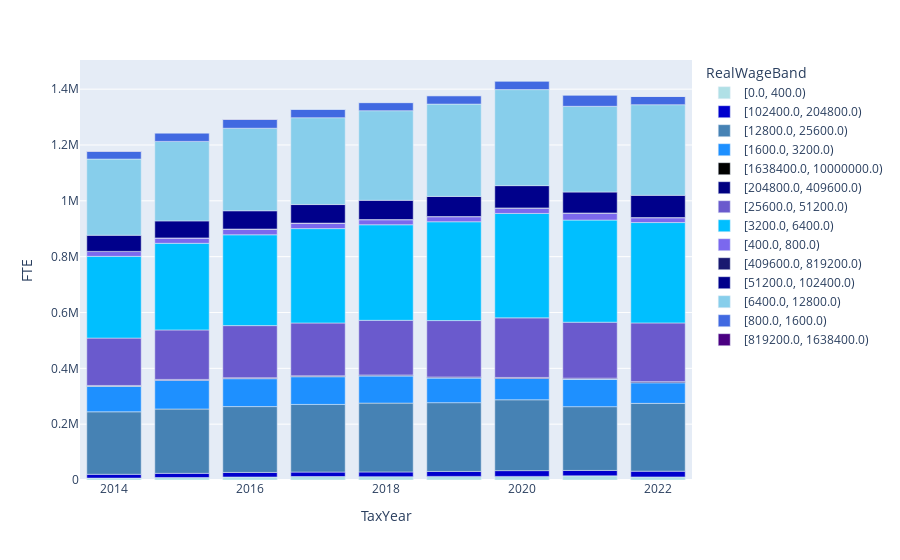

The cell this chart's notebook holds for it:
### Code cell
from collections import OrderedDict
blue_shades = OrderedDict({
    '[0.0, 400.0)': "#B0E0E6",        # Powder Blue
    '[400.0, 800.0)': "#7B68EE",      # Medium Slate Blue
    '[800.0, 1600.0)': "#4169E1",     # Royal Blue
    '[1600.0, 3200.0)': "#1E90FF",    # Dodger Blue
    '[3200.0, 6400.0)': "#00BFFF",    # Deep Sky Blue
    '[6400.0, 12800.0)': "#87CEEB",   # Sky Blue
    '[12800.0, 25600.0)': "#4682B4",  # Steel Blue
    '[25600.0, 51200.0)': "#6A5ACD",  # Slate Blue
    '[51200.0, 102400.0)': "#00008B", # Dark Blue
    '[102400.0, 204800.0)': "#0000CD",# Medium Blue
    '[204800.0, 409600.0)': "#000080",# Navy Blue
    '[409600.0, 819200.0)': "#191970",# Midnight Blue
    '[819200.0, 1638400.0)': "#4B0082",# Indigo
    '[1638400.0, 10000000.0)': "#000000" # Black
})
df.FTE = df.FTE.replace('<10','0').astype('float')
df = df[df.CAT_B == 'CPT']



px.bar(df, x="TaxYear", y="FTE", color="RealWageBand", color_discrete_map=blue_shades)

### Figure 1 — Plotly figure (JSON) as saved in the notebook; plotly's stock layout.template omitted (floating-point values rounded to 4 significant figures)
{"data": [{"alignmentgroup": "True", "hovertemplate": "RealWageBand=[0.0, 400.0)<br>TaxYear=%{x}<br>FTE=%{y}<extra></extra>", "legendgroup": "[0.0, 400.0)", "marker": {"color": "#B0E0E6", "pattern": {"shape": ""}}, "name": "[0.0, 400.0)", "offsetgroup": "[0.0, 400.0)", "orientation": "v", "showlegend": true, "textposition": "auto", "type": "bar", "x": [2014, 2015, 2016, 2017, 2018, 2019, 2020, 2021, 2022], "xaxis": "x", "y": [6795.0, 8980.0, 10730.0, 12520.0, 12050.0, 12900.0, 12820.0, 14870.0, 10990.0], "yaxis": "y"}, {"alignmentgroup": "True", "hovertemplate": "RealWageBand=[102400.0, 204800.0)<br>TaxYear=%{x}<br>FTE=%{y}<extra></extra>", "legendgroup": "[102400.0, 204800.0)", "marker": {"color": "#0000CD", "pattern": {"shape": ""}}, "name": "[102400.0, 204800.0)", "offsetgroup": "[102400.0, 204800.0)", "orientation": "v", "showlegend": true, "textposition": "auto", "type": "bar", "x": [2014, 2015, 2016, 2017, 2018, 2019, 2020, 2021, 2022], "xaxis": "x", "y": [13570.0, 14840.0, 16390.0, 15870.0, 16750.0, 17880.0, 20720.0, 19380.0, 20520.0], "yaxis": "y"}, {"alignmentgroup": "True", "hovertemplate": "RealWageBand=[12800.0, 25600.0)<br>TaxYear=%{x}<br>FTE=%{y}<extra></extra>", "legendgroup": "[12800.0, 25600.0)", "marker": {"color": "#4682B4", "pattern": {"shape": ""}}, "name": "[12800.0, 25600.0)", "offsetgroup": "[12800.0, 25600.0)", "orientation": "v", "showlegend": true, "textposition": "auto", "type": "bar", "x": [2014, 2015, 2016, 2017, 2018, 2019, 2020, 2021, 2022], "xaxis": "x", "y": [224000.0, 230400.0, 235900.0, 242300.0, 246600.0, 246200.0, 253800.0, 228400.0, 243000.0], "yaxis": "y"}, {"alignmentgroup": "True", "hovertemplate": "RealWageBand=[1600.0, 3200.0)<br>TaxYear=%{x}<br>FTE=%{y}<extra></extra>", "legendgroup": "[1600.0, 3200.0)", "marker": {"color": "#1E90FF", "pattern": {"shape": ""}}, "name": "[1600.0, 3200.0)", "offsetgroup": "[1600.0, 3200.0)", "orientation": "v", "showlegend": true, "textposition": "auto", "type": "bar", "x": [2014, 2015, 2016, 2017, 2018, 2019, 2020, 2021, 2022], "xaxis": "x", "y": [91920.0, 103300.0, 100200.0, 99570.0, 97810.0, 88850.0, 76280.0, 98790.0, 74160.0], "yaxis": "y"}, {"alignmentgroup": "True", "hovertemplate": "RealWageBand=[1638400.0, 10000000.0)<br>TaxYear=%{x}<br>FTE=%{y}<extra></extra>", "legendgroup": "[1638400.0, 10000000.0)", "marker": {"color": "#000000", "pattern": {"shape": ""}}, "name": "[1638400.0, 10000000.0)", "offsetgroup": "[1638400.0, 10000000.0)", "orientation": "v", "showlegend": true, "textposition": "auto", "type": "bar", "x": [2014, 2015, 2016, 2017, 2018, 2019, 2020, 2021, 2022], "xaxis": "x", "y": [73.21, 64.87, 70.9, 51.55, 36.51, 30.46, 27.77, 26.19, 38.97], "yaxis": "y"}, {"alignmentgroup": "True", "hovertemplate": "RealWageBand=[204800.0, 409600.0)<br>TaxYear=%{x}<br>FTE=%{y}<extra></extra>", "legendgroup": "[204800.0, 409600.0)", "marker": {"color": "#000080", "pattern": {"shape": ""}}, "name": "[204800.0, 409600.0)", "offsetgroup": "[204800.0, 409600.0)", "orientation": "v", "showlegend": true, "textposition": "auto", "type": "bar", "x": [2014, 2015, 2016, 2017, 2018, 2019, 2020, 2021, 2022], "xaxis": "x", "y": [2319.0, 2683.0, 2943.0, 2926.0, 2884.0, 3090.0, 3660.0, 3283.0, 3627.0], "yaxis": "y"}, {"alignmentgroup": "True", "hovertemplate": "RealWageBand=[25600.0, 51200.0)<br>TaxYear=%{x}<br>FTE=%{y}<extra></extra>", "legendgroup": "[25600.0, 51200.0)", "marker": {"color": "#6A5ACD", "pattern": {"shape": ""}}, "name": "[25600.0, 51200.0)", "offsetgroup": "[25600.0, 51200.0)", "orientation": "v", "showlegend": true, "textposition": "auto", "type": "bar", "x": [2014, 2015, 2016, 2017, 2018, 2019, 2020, 2021, 2022], "xaxis": "x", "y": [169700.0, 177300.0, 186800.0, 189200.0, 195800.0, 202100.0, 213400.0, 200500.0, 210300.0], "yaxis": "y"}, {"alignmentgroup": "True", "hovertemplate": "RealWageBand=[3200.0, 6400.0)<br>TaxYear=%{x}<br>FTE=%{y}<extra></extra>", "legendgroup": "[3200.0, 6400.0)", "marker": {"color": "#00BFFF", "pattern": {"shape": ""}}, "name": "[3200.0, 6400.0)", "offsetgroup": "[3200.0, 6400.0)", "orientation": "v", "showlegend": true, "textposition": "auto", "type": "bar", "x": [2014, 2015, 2016, 2017, 2018, 2019, 2020, 2021, 2022], "xaxis": "x", "y": [292700.0, 310300.0, 325300.0, 338000.0, 342300.0, 354000.0, 374000.0, 365800.0, 359500.0], "yaxis": "y"}, {"alignmentgroup": "True", "hovertemplate": "RealWageBand=[400.0, 800.0)<br>TaxYear=%{x}<br>FTE=%{y}<extra></extra>", "legendgroup": "[400.0, 800.0)", "marker": {"color": "#7B68EE", "pattern": {"shape": ""}}, "name": "[400.0, 800.0)", "offsetgroup": "[400.0, 800.0)", "orientation": "v", "showlegend": true, "textposition": "auto", "type": "bar", "x": [2014, 2015, 2016, 2017, 2018, 2019, 2020, 2021, 2022], "xaxis": "x", "y": [17190.0, 18710.0, 19880.0, 19040.0, 18050.0, 17970.0, 18980.0, 24670.0, 17120.0], "yaxis": "y"}, {"alignmentgroup": "True", "hovertemplate": "RealWageBand=[409600.0, 819200.0)<br>TaxYear=%{x}<br>FTE=%{y}<extra></extra>", "legendgroup": "[409600.0, 819200.0)", "marker": {"color": "#191970", "pattern": {"shape": ""}}, "name": "[409600.0, 819200.0)", "offsetgroup": "[409600.0, 819200.0)", "orientation": "v", "showlegend": true, "textposition": "auto", "type": "bar", "x": [2014, 2015, 2016, 2017, 2018, 2019, 2020, 2021, 2022], "xaxis": "x", "y": [565.8, 645.7, 748.4, 699.9, 646.2, 700.7, 827.1, 723.4, 794.6], "yaxis": "y"}, {"alignmentgroup": "True", "hovertemplate": "RealWageBand=[51200.0, 102400.0)<br>TaxYear=%{x}<br>FTE=%{y}<extra></extra>", "legendgroup": "[51200.0, 102400.0)", "marker": {"color": "#00008B", "pattern": {"shape": ""}}, "name": "[51200.0, 102400.0)", "offsetgroup": "[51200.0, 102400.0)", "orientation": "v", "showlegend": true, "textposition": "auto", "type": "bar", "x": [2014, 2015, 2016, 2017, 2018, 2019, 2020, 2021, 2022], "xaxis": "x", "y": [57710.0, 60930.0, 65390.0, 66400.0, 68820.0, 72090.0, 79780.0, 75040.0, 79490.0], "yaxis": "y"}, {"alignmentgroup": "True", "hovertemplate": "RealWageBand=[6400.0, 12800.0)<br>TaxYear=%{x}<br>FTE=%{y}<extra></extra>", "legendgroup": "[6400.0, 12800.0)", "marker": {"color": "#87CEEB", "pattern": {"shape": ""}}, "name": "[6400.0, 12800.0)", "offsetgroup": "[6400.0, 12800.0)", "orientation": "v", "showlegend": true, "textposition": "auto", "type": "bar", "x": [2014, 2015, 2016, 2017, 2018, 2019, 2020, 2021, 2022], "xaxis": "x", "y": [273100.0, 284800.0, 295700.0, 311000.0, 321000.0, 330700.0, 343900.0, 307100.0, 324700.0], "yaxis": "y"}, {"alignmentgroup": "True", "hovertemplate": "RealWageBand=[800.0, 1600.0)<br>TaxYear=%{x}<br>FTE=%{y}<extra></extra>", "legendgroup": "[800.0, 1600.0)", "marker": {"color": "#4169E1", "pattern": {"shape": ""}}, "name": "[800.0, 1600.0)", "offsetgroup": "[800.0, 1600.0)", "orientation": "v", "showlegend": true, "textposition": "auto", "type": "bar", "x": [2014, 2015, 2016, 2017, 2018, 2019, 2020, 2021, 2022], "xaxis": "x", "y": [27420.0, 30220.0, 31520.0, 30030.0, 28990.0, 29990.0, 30740.0, 40280.0, 29390.0], "yaxis": "y"}, {"alignmentgroup": "True", "hovertemplate": "RealWageBand=[819200.0, 1638400.0)<br>TaxYear=%{x}<br>FTE=%{y}<extra></extra>", "legendgroup": "[819200.0, 1638400.0)", "marker": {"color": "#4B0082", "pattern": {"shape": ""}}, "name": "[819200.0, 1638400.0)", "offsetgroup": "[819200.0, 1638400.0)", "orientation": "v", "showlegend": true, "textposition": "auto", "type": "bar", "x": [2014, 2015, 2016, 2017, 2018, 2019, 2020, 2021, 2022], "xaxis": "x", "y": [136.4, 169.5, 172.7, 190.1, 169.9, 142.4, 151.6, 144.3, 148.4], "yaxis": "y"}], "layout": {"barmode": "relative", "legend": {"title": {"text": "RealWageBand"}, "tracegroupgap": 0}, "margin": {"t": 60}, "xaxis": {"anchor": "y", "domain": [0, 1], "title": {"text": "TaxYear"}}, "yaxis": {"anchor": "x", "domain": [0, 1], "title": {"text": "FTE"}}}}
